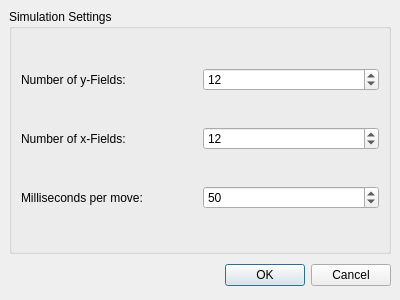
<ui version="4.0" >
 <author>Carsten Niehaus</author>
 <comment></comment>
 <exportmacro></exportmacro>
 <class>SettingsDialog</class>
 <widget class="QDialog" name="SettingsDialog" >
  <property name="geometry" >
   <rect>
    <x>0</x>
    <y>0</y>
    <width>400</width>
    <height>300</height>
   </rect>
  </property>
  <property name="windowTitle" >
   <string>Simulations Settings</string>
  </property>
  <layout class="QGridLayout" >
   <property name="margin" >
    <number>9</number>
   </property>
   <property name="spacing" >
    <number>6</number>
   </property>
   <item row="0" column="0" >
    <widget class="QGroupBox" name="groupBox_3" >
     <property name="sizePolicy" >
      <sizepolicy>
       <hsizetype>5</hsizetype>
       <vsizetype>1</vsizetype>
       <horstretch>0</horstretch>
       <verstretch>0</verstretch>
      </sizepolicy>
     </property>
     <property name="title" >
      <string>Simulation Settings</string>
     </property>
     <layout class="QGridLayout" >
      <property name="margin" >
       <number>9</number>
      </property>
      <property name="spacing" >
       <number>6</number>
      </property>
      <item row="0" column="0" >
       <layout class="QHBoxLayout" >
        <property name="margin" >
         <number>0</number>
        </property>
        <property name="spacing" >
         <number>6</number>
        </property>
        <item>
         <widget class="QLabel" name="label_2" >
          <property name="text" >
           <string>Number of y-Fields:</string>
          </property>
          <property name="buddy" >
           <cstring>ysize</cstring>
          </property>
         </widget>
        </item>
        <item>
         <widget class="QSpinBox" name="ysize" >
          <property name="toolTip" >
           <string>Defines the number of fields in the y-direction</string>
          </property>
          <property name="whatsThis" >
           <string>Defines the number of fields in the y-direction</string>
          </property>
          <property name="minimum" >
           <number>2</number>
          </property>
          <property name="value" >
           <number>12</number>
          </property>
         </widget>
        </item>
       </layout>
      </item>
      <item row="1" column="0" >
       <layout class="QHBoxLayout" >
        <property name="margin" >
         <number>0</number>
        </property>
        <property name="spacing" >
         <number>6</number>
        </property>
        <item>
         <widget class="QLabel" name="label_3" >
          <property name="text" >
           <string>Number of x-Fields:</string>
          </property>
          <property name="buddy" >
           <cstring>xsize</cstring>
          </property>
         </widget>
        </item>
        <item>
         <widget class="QSpinBox" name="xsize" >
          <property name="toolTip" >
           <string>Defines the number of fields in the x-direction</string>
          </property>
          <property name="whatsThis" >
           <string>Defines the number of fields in the x-direction</string>
          </property>
          <property name="minimum" >
           <number>2</number>
          </property>
          <property name="value" >
           <number>12</number>
          </property>
         </widget>
        </item>
       </layout>
      </item>
      <item row="2" column="0" >
       <layout class="QHBoxLayout" >
        <property name="margin" >
         <number>0</number>
        </property>
        <property name="spacing" >
         <number>6</number>
        </property>
        <item>
         <widget class="QLabel" name="label_5" >
          <property name="text" >
           <string>Milliseconds per move:</string>
          </property>
          <property name="buddy" >
           <cstring>time</cstring>
          </property>
         </widget>
        </item>
        <item>
         <widget class="QSpinBox" name="time" >
          <property name="minimum" >
           <number>1</number>
          </property>
          <property name="value" >
           <number>50</number>
          </property>
         </widget>
        </item>
       </layout>
      </item>
     </layout>
    </widget>
   </item>
   <item row="1" column="0" >
    <layout class="QHBoxLayout" >
     <property name="margin" >
      <number>0</number>
     </property>
     <property name="spacing" >
      <number>6</number>
     </property>
     <item>
      <spacer>
       <property name="orientation" >
        <enum>Qt::Horizontal</enum>
       </property>
       <property name="sizeHint" >
        <size>
         <width>131</width>
         <height>31</height>
        </size>
       </property>
      </spacer>
     </item>
     <item>
      <widget class="QPushButton" name="okButton" >
       <property name="text" >
        <string>OK</string>
       </property>
      </widget>
     </item>
     <item>
      <widget class="QPushButton" name="cancelButton" >
       <property name="text" >
        <string>Cancel</string>
       </property>
      </widget>
     </item>
    </layout>
   </item>
  </layout>
 </widget>
 <pixmapfunction></pixmapfunction>
 <includes/>
 <resources/>
 <connections>
  <connection>
   <sender>okButton</sender>
   <signal>clicked()</signal>
   <receiver>SettingsDialog</receiver>
   <slot>accept()</slot>
   <hints>
    <hint type="sourcelabel" >
     <x>298</x>
     <y>265</y>
    </hint>
    <hint type="destinationlabel" >
     <x>96</x>
     <y>254</y>
    </hint>
   </hints>
  </connection>
  <connection>
   <sender>cancelButton</sender>
   <signal>clicked()</signal>
   <receiver>SettingsDialog</receiver>
   <slot>reject()</slot>
   <hints>
    <hint type="sourcelabel" >
     <x>389</x>
     <y>265</y>
    </hint>
    <hint type="destinationlabel" >
     <x>179</x>
     <y>282</y>
    </hint>
   </hints>
  </connection>
 </connections>
</ui>
